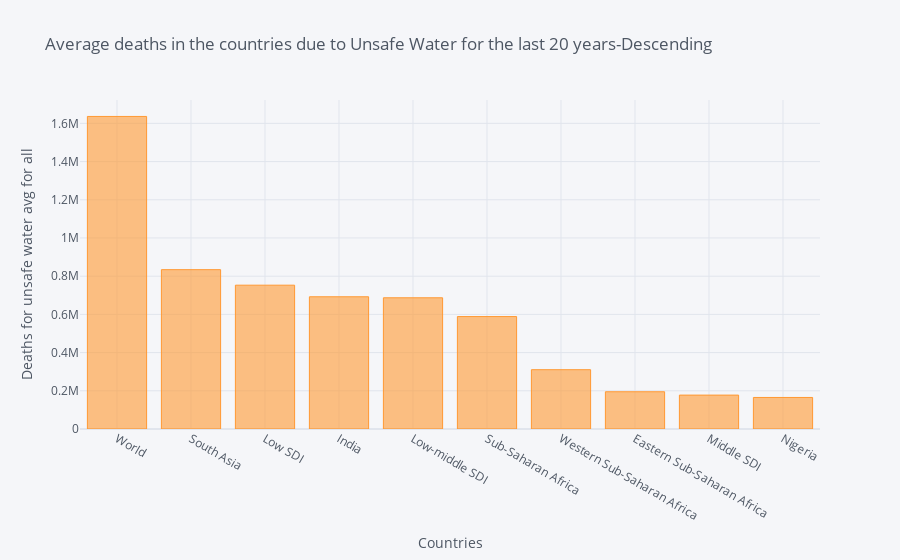

Notebook code for this chart:
### Code cell
avg_all=small_df.sort_values(by='Average Death due to Unsafe Water over the years', ascending=False).head(10)
avg_all[['Country','Average Death due to Unsafe Water over the years']].\
set_index('Country').iplot(kind='bar', xTitle='Countries', yTitle=' Deaths for unsafe water avg for all',
title='Average deaths in the countries due to Unsafe Water for the last 20 years-Descending ')

### Figure 1 — Plotly figure (JSON) as saved in the notebook; plotly's stock layout.template omitted (floating-point values rounded to 4 significant figures)
{"data": [{"marker": {"color": "rgba(255, 153, 51, 0.6)", "line": {"color": "rgba(255, 153, 51, 1.0)", "width": 1}}, "name": "Average Death due to Unsafe Water over the years", "orientation": "v", "text": "", "type": "bar", "x": ["World", "South Asia", "Low SDI", "India", "Low-middle SDI", "Sub-Saharan Africa", "Western Sub-Saharan Africa", "Eastern Sub-Saharan Africa", "Middle SDI", "Nigeria"], "y": [1636000.0, 834200.0, 752900.0, 692200.0, 686900.0, 588600.0, 310500.0, 195000.0, 177500.0, 165100.0]}], "layout": {"legend": {"bgcolor": "#F5F6F9", "font": {"color": "#4D5663"}}, "paper_bgcolor": "#F5F6F9", "plot_bgcolor": "#F5F6F9", "title": {"font": {"color": "#4D5663"}, "text": "Average deaths in the countries due to Unsafe Water for the last 20 years-Descending "}, "xaxis": {"gridcolor": "#E1E5ED", "showgrid": true, "tickfont": {"color": "#4D5663"}, "title": {"font": {"color": "#4D5663"}, "text": "Countries"}, "zerolinecolor": "#E1E5ED"}, "yaxis": {"gridcolor": "#E1E5ED", "showgrid": true, "tickfont": {"color": "#4D5663"}, "title": {"font": {"color": "#4D5663"}, "text": " Deaths for unsafe water avg for all"}, "zerolinecolor": "#E1E5ED"}}}
